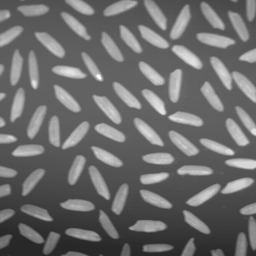
%> input picture demo/05-morphological-image-processing/rice.tif, 256 x 256 px
$ octave imGetBoundaryUsingMorph.m   (GNU Octave 9; MATLAB toolbox functions it lacks are replaced by stand-ins)
%> lines starting %> are read from the running program, lines starting %| are printed output that depends on the picture; in (x1, y1, x2, y2) boxes, pixels count from 0 and x2, y2 are one past the last pixel; in counts of white or black regions, pixels touching at a corner belong together; the program's own positions count from 1
%Find boundry using Morphological operations
%HKa Jan. 2015

clc; clear; close all;

% Square as test image
% blackAndWhiteImage = zeros(256, 256);
% blackAndWhiteImage(50:150, 50:150) = 1;

% Rice as test image
riceImage = imread('rice.tif');
%> riceImage is the input picture: size 256x256 uint8; min 40, max 255, mean 108.7

riceImageDouble = double(riceImage) / 255;
blackAndWhiteImage = zeros(size(riceImage));
indexForThresholding = find(riceImageDouble > 0.43);
%> indexForThresholding = 22524 values from 11 to 65528
blackAndWhiteImage(indexForThresholding) = 1;
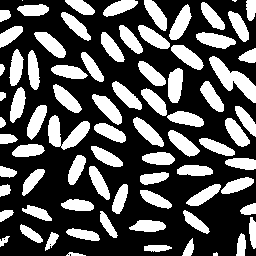
%> blackAndWhiteImage: size 256x256 double; values 0 (black) and 1 (white), 34.4% white; 78 white regions (3 under 20 px), largest, box (x1, y1, x2, y2) and area: (209, 56, 256, 103) 825, (48, 115, 90, 150) 721, (92, 94, 122, 125) 439

structuralElement = strel('disk', 2);
bw1 = imerode(blackAndWhiteImage, structuralElement);
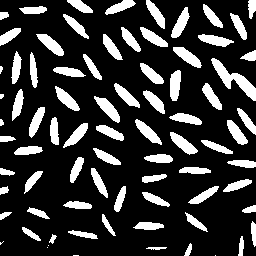
%> bw1: size 256x256 double; values 0 (black) and 1 (white), 20.8% white; 79 white regions (7 under 20 px), largest, box (x1, y1, x2, y2) and area: (211, 58, 256, 101) 588, (94, 96, 120, 123) 294, (173, 47, 202, 68) 283
bw2 = blackAndWhiteImage - bw1;
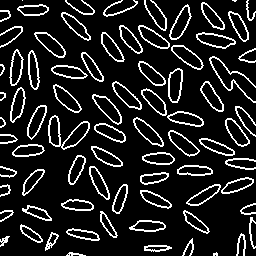
%> bw2: size 256x256 double; values 0 (black) and 1 (white), 13.6% white in thin lines or dots

figure(1), imshow(blackAndWhiteImage), title('Original (thresholded version)');
figure(2), imshow(bw2), 			   title('Boundary')

$ run again, with demo/05-morphological-image-processing/cameraman.tif copied over demo/05-morphological-image-processing/rice.tif
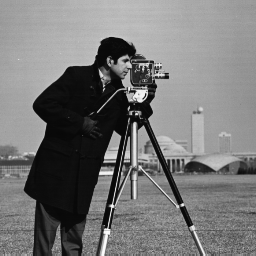
%> input picture demo/05-morphological-image-processing/cameraman.tif, 256 x 256 px
%> riceImage is the input picture: size 256x256 uint8; min 7, max 253, mean 118.7
%> indexForThresholding = 44832 values from 1 to 65536
%> `blackAndWhiteImage(indexForThresholding) = 1;`:
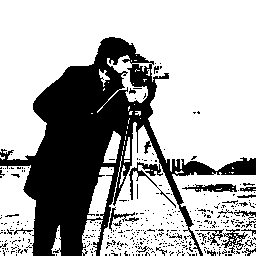
%> blackAndWhiteImage: size 256x256 double; values 0 (black) and 1 (white), 68.4% white; 403 black regions (377 under 20 px), largest, box (x1, y1, x2, y2) and area: (0, 37, 256, 256) 18209, (182, 184, 237, 192) 274, (221, 229, 248, 254) 219
%> bw1: size 256x256 double; values 0 (black) and 1 (white), 52% white; 7 black regions (3 under 20 px), largest, box (x1, y1, x2, y2) and area: (0, 35, 256, 256) 31147, (0, 212, 21, 227) 145, (9, 172, 22, 180) 64, (191, 109, 202, 116) 47
%> `bw2 = blackAndWhiteImage - bw1;`:
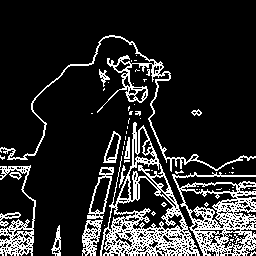
%> bw2: size 256x256 double; values 0 (black) and 1 (white), 16.4% white in thin lines or dots, all inside (x1, y1, x2, y2) = (0, 35, 256, 256)
